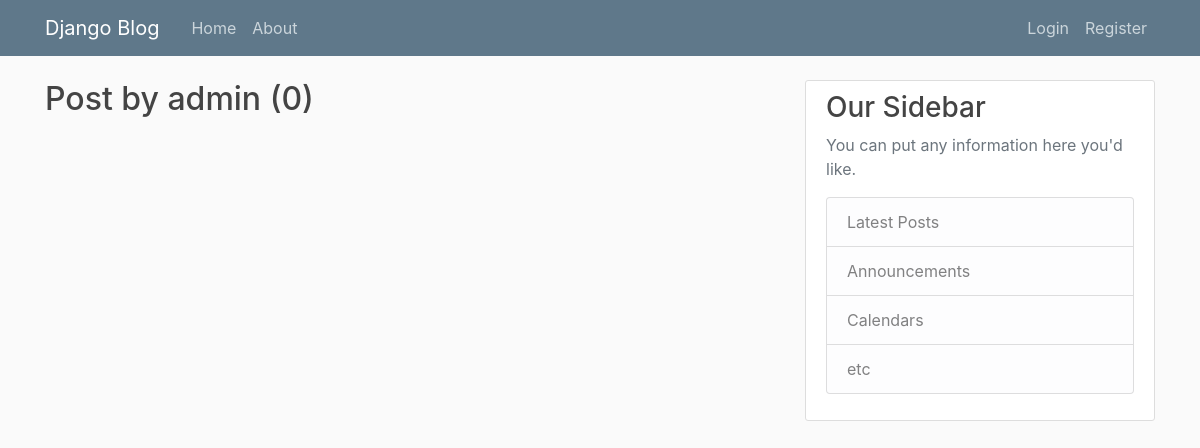
The app's page /user/admin, older data.
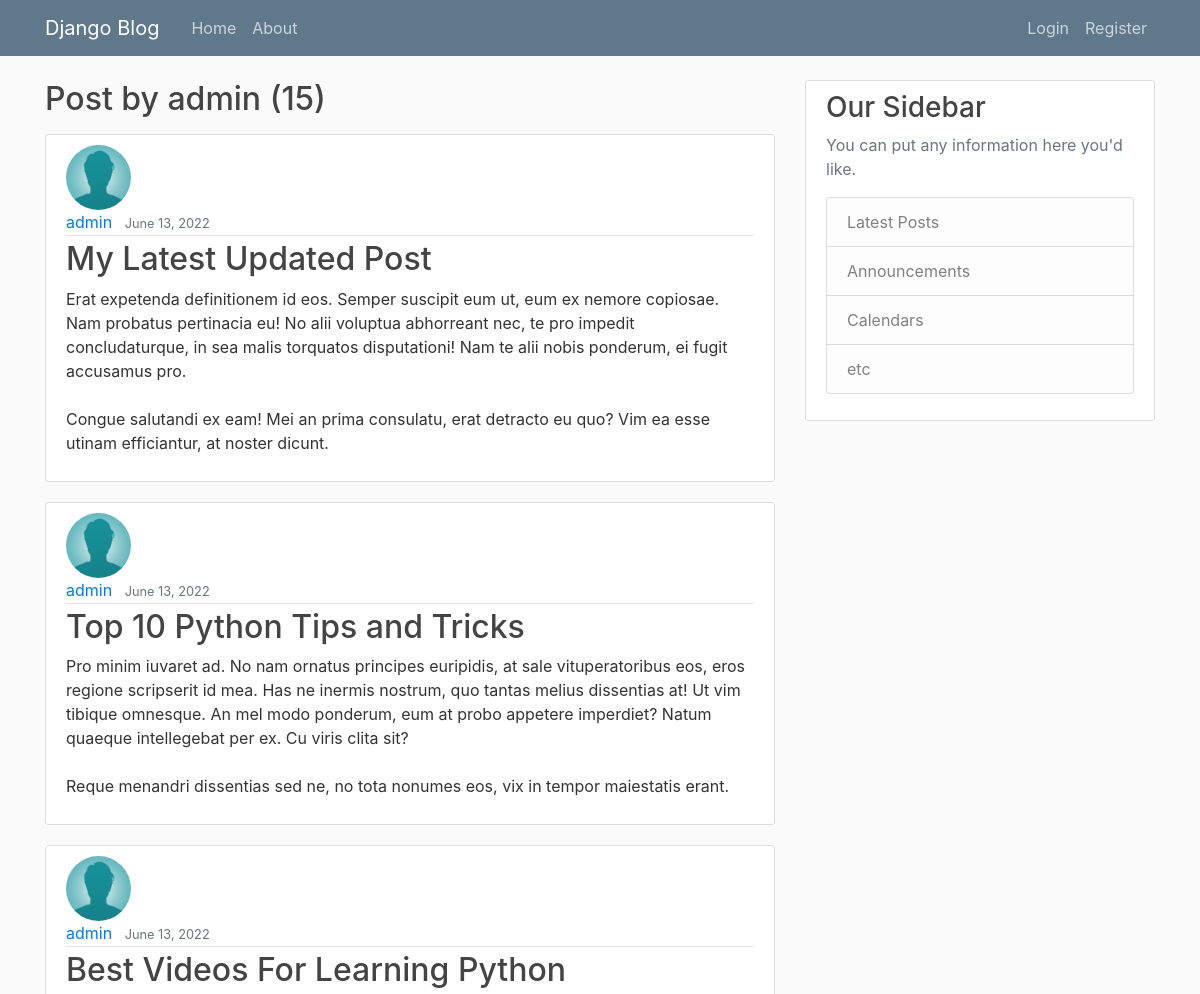
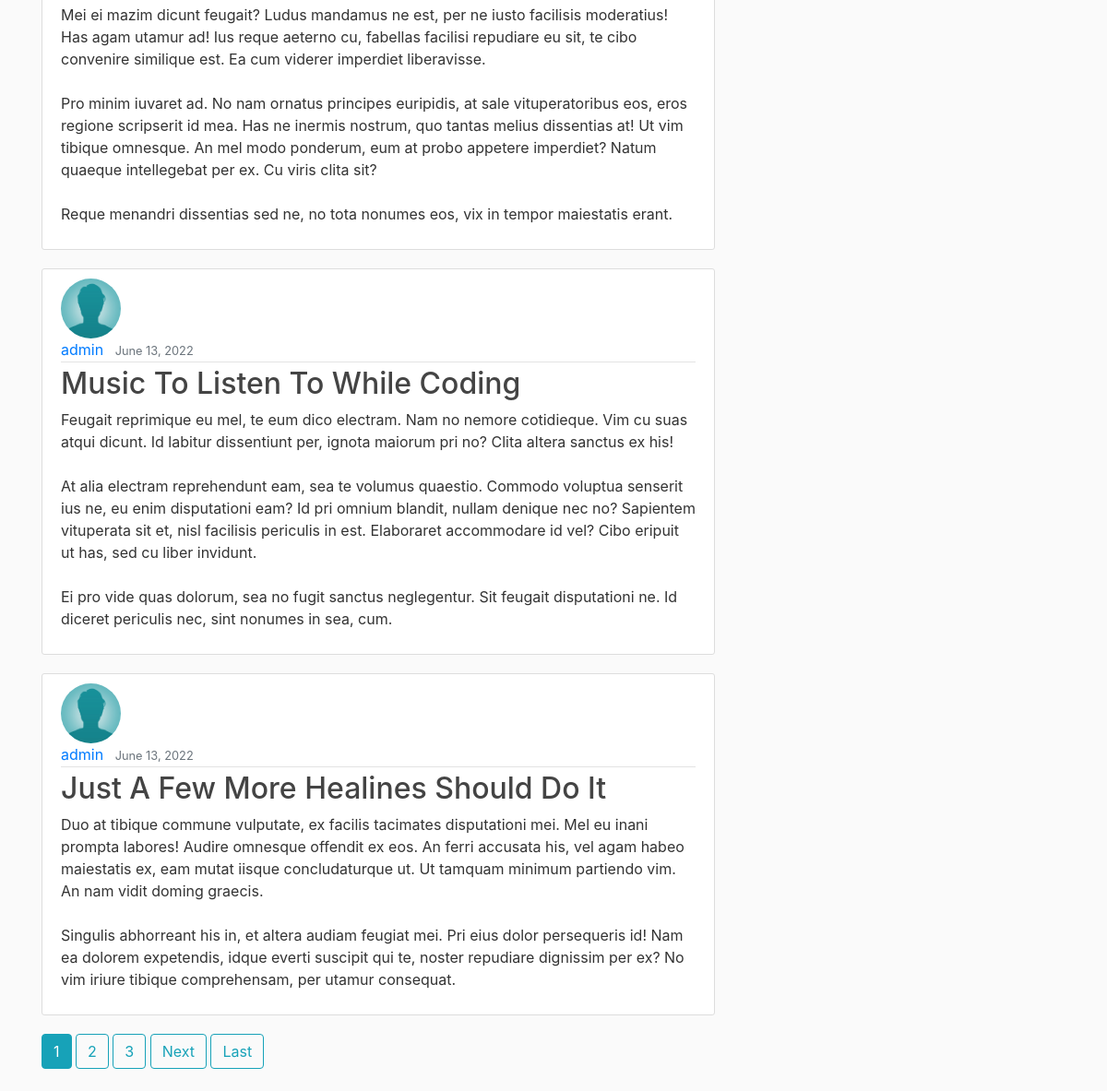
The same page, newer data (2 pictures, top to bottom).
### blog/models.py (models this page shows, shortened)
class Post(models.Model):
    title = models.CharField(max_length=100)
    content = models.TextField()
    data_posted = models.DateTimeField(default=timezone.now)
    author_id = models.ForeignKey(User, on_delete=models.CASCADE)
    class Meta:
        ordering = ['-data_posted']

### users/models.py (models this page shows, shortened)
class Profile(models.Model):
    user = models.OneToOneField(User, on_delete=models.CASCADE)
    image = models.ImageField(default='default.jpg', upload_to='profile_pics')

### blog/views.py (the view)
# urls.py: path('user/<str:username>', UserPostListView.as_view(), name='user-post'),
class UserPostListView(ListView):
    model = Post
    template_name = "blog/user_posts.html"
    context_object_name = 'posts'
    paginate_by = 5
    def get_queryset(self):
        user = get_object_or_404(User, username=self.kwargs.get('username'))
        return Post.objects.filter(author_id=user).order_by('-data_posted')

### blog/templates/blog/user_posts.html (shortened to what this page needs)
{% extends "blog/base.html" %}
{% block content %}
    <h2 class="mb-3"> Post by {{ view.kwargs.username }} ({{ page_obj.paginator.count }}) </h2>
    {% for post in posts %}
        <article class="media content-section">
            <div class="media-body">
                <img class="rounded-circle article-img" src="{{ post.author_id.profile.image.url }}">
                <div class="article-metadata">
                    <a class="mr-2" href="{% url "user-post" post.author_id.username %}">{{ post.author_id }}</a>
                    <small class="text-muted">{{ post.data_posted|date:"F d, Y" }}</small>
                </div>
                <h2><a class="article-title" href="{% url 'post-detail' post.id %}">{{ post.title }}</a></h2>
                <p class="article-content">{{ post.content }}</p>
            </div>
        </article>
    {% endfor %}
    {% if is_paginated %}
        {% for num in page_obj.paginator.page_range %}
            {% if page_obj.number == num %}
                <a class="btn btn-info mb-4" href="?page={{ num }}">{{ num }}</a>
            {% elif num > page_obj.number|add:'-3'  and  num < page_obj.number|add:'3' %}
                <a class="btn btn-outline-info mb-4" href="?page={{ num }}">{{ num }}</a>
            {% endif %}
        {% endfor %}
        {% if page_obj.has_next %}
            <a class="btn btn-outline-info mb-4" href="?page={{ page_obj.next_page_number }}">Next</a>
            <a class="btn btn-outline-info mb-4" href="?page={{ page_obj.paginator.num_pages }}">Last</a>
        {% endif %}
    {% endif %}
{% endblock content %}

### blog/templates/blog/base.html (shortened to what this page needs)
{% load static %}
<!DOCTYPE html>
<html>
<head>
    <link rel="stylesheet" href="https://maxcdn.bootstrapcdn.com/bootstrap/4.0.0/css/bootstrap.min.css"
>
    <link rel="stylesheet" type="text/css" href="{% static "blog/main.css" %}">
</head>
<body>
<header class="site-header">
    <nav class="navbar navbar-expand-md navbar-dark bg-steel fixed-top">
        <div class="container">
            <a class="navbar-brand mr-4" href="{% url 'blog-home' %}">Django Blog</a>
            <div class="collapse navbar-collapse" id="navbarToggle">
                <div class="navbar-nav mr-auto">
                    <a class="nav-item nav-link" href="{% url 'blog-home' %}">Home</a>
                    <a class="nav-item nav-link" href="{% url 'blog-about' %}">About</a>
                </div>
                <div class="navbar-nav">
                    {% if user.is_authenticated %}
                        <a class="nav-item nav-link" href="{% url 'post-create' %}">New Post</a>
                        <a class="nav-item nav-link" href="{% url 'profile' %}">Profile</a>
                        <a class="nav-item nav-link" href="{% url 'logout' %}">Logout</a>
                    {% else %}
                        <a class="nav-item nav-link" href="{% url 'login' %}">Login</a>
                        <a class="nav-item nav-link" href="{% url 'register' %}">Register</a>
                    {% endif %}
                </div>
            </div>
        </div>
    </nav>
</header>
<main role="main" class="container">
    <div class="row">
        <div class="col-md-8">
            {% block content %}{% endblock %}
        </div>
        <div class="col-md-4">
            <div class="content-section">
                <h3>Our Sidebar</h3>
                <p class='text-muted'>You can put any information here you'd like.
                <ul class="list-group">
                    <li class="list-group-item list-group-item-light">Latest Posts</li>
                    <li class="list-group-item list-group-item-light">Announcements</li>
                    <li class="list-group-item list-group-item-light">Calendars</li>
                    <li class="list-group-item list-group-item-light">etc</li>
                </ul>
                </p>
            </div>
        </div>
    </div>
</main>
</body>
</html>

### blog/static/blog/main.css (style rules this page uses)
body { background: #fafafa; color: #333333; margin-top: 5rem; }
h1, h2, h3, h4, h5, h6 { color: #444444; }
ul { margin: 0; }
.bg-steel { background-color: #5f788a; }
.site-header .navbar-nav .nav-link { color: #cbd5db; }
.content-section { background: #ffffff; padding: 10px 20px; border: 1px solid #dddddd; border-radius: 3px; margin-bottom: 20px; }
.article-title { color: #444444; }
.article-content { white-space: pre-line; }
.article-img { height: 65px; width: 65px; margin-right: 16px; }
.article-metadata { padding-bottom: 1px; margin-bottom: 4px; border-bottom: 1px solid #e3e3e3 }

Row changes from the older to the newer data that the page shows:
added Post: author_id.profile.image (placeholder picture), author_id "admin", data_posted "June 13, 2022", title "My Latest Updated Post", content "Erat expetenda definitionem id eos. Semper suscipit eum ut, eum ex nemore copiosae. Nam probatus pertinacia eu! No alii voluptua abhorreant nec, te pro impedit concludaturque, in sea malis torquatos disputationi! Nam te alii nobis ponderum, ei fugit accusamus pro. Congue salutandi ex eam! Mei an prima consulatu, erat detracto eu quo? Vim ea esse utinam efficiantur, at noster dicunt."
added Post: author_id.profile.image (placeholder picture), author_id "admin", data_posted "June 13, 2022", title "Top 10 Python Tips and Tricks", content "Pro minim iuvaret ad. No nam ornatus principes euripidis, at sale vituperatoribus eos, eros regione scripserit id mea. Has ne inermis nostrum, quo tantas melius dissentias at! Ut vim tibique omnesque. An mel modo ponderum, eum at probo appetere imperdiet? Natum quaeque intellegebat per ex. Cu viris clita sit? Reque menandri dissentias sed ne, no tota nonumes eos, vix in tempor maiestatis erant."
added Post: author_id.profile.image (placeholder picture), author_id "admin", data_posted "June 13, 2022", title "Best Videos For Learning Python", content "Mei ei mazim dicunt feugait? Ludus mandamus ne est, per ne iusto facilisis moderatius! Has agam utamur ad! Ius reque aeterno cu, fabellas facilisi repudiare eu sit, te cibo convenire similique est. Ea cum viderer imperdiet liberavisse. Pro minim iuvaret ad. No nam ornatus principes euripidis, at sale vituperatoribus eos, eros regione scripserit id mea. Has ne inermis nostrum, quo tantas melius dissentias at! Ut vim tibique omnesque. An mel modo ponderum, eum at probo appetere imperdiet? Natum quaeque intellegebat per ex. Cu viris clita sit? Reque menandri dissentias sed ne, no tota nonumes eos, vix in tempor maiestatis erant."
added Post: author_id.profile.image (placeholder picture), author_id "admin", data_posted "June 13, 2022", title "Music To Listen To While Coding", content "Feugait reprimique eu mel, te eum dico electram. Nam no nemore cotidieque. Vim cu suas atqui dicunt. Id labitur dissentiunt per, ignota maiorum pri no? Clita altera sanctus ex his! At alia electram reprehendunt eam, sea te volumus quaestio. Commodo voluptua senserit ius ne, eu enim disputationi eam? Id pri omnium blandit, nullam denique nec no? Sapientem vituperata sit et, nisl facilisis periculis in est. Elaboraret accommodare id vel? Cibo eripuit ut has, sed cu liber invidunt. Ei pro vide quas dolorum, sea no fugit sanctus neglegentur. Sit feugait disputationi ne. Id diceret periculis nec, sint nonumes in sea, cum."
added Post: author_id.profile.image (placeholder picture), author_id "admin", data_posted "June 13, 2022", title "Just A Few More Healines Should Do It", content "Duo at tibique commune vulputate, ex facilis tacimates disputationi mei. Mel eu inani prompta labores! Audire omnesque offendit ex eos. An ferri accusata his, vel agam habeo maiestatis ex, eam mutat iisque concludaturque ut. Ut tamquam minimum partiendo vim. An nam vidit doming graecis. Singulis abhorreant his in, et altera audiam feugiat mei. Pri eius dolor persequeris id! Nam ea dolorem expetendis, idque everti suscipit qui te, noster repudiare dignissim per ex? No vim iriure tibique comprehensam, per utamur consequat."
Text that changed along with them:
{{ page_obj.paginator.count }}: "0" → "15"
new list line: "1"
new list line: "2"
new list line: "3"
text now shown: "Next Last"
